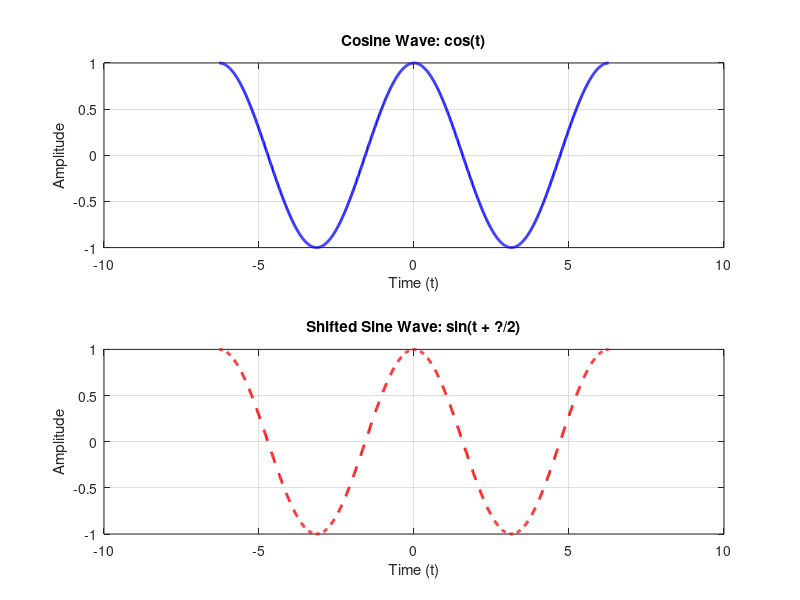

Here is the MATLAB script that generated this plot:
t = -2*pi:0.01:2*pi;

x1 = cos(t);          
x2 = sin(t + pi/2);   

subplot(2,1,1);  % 2 rows, 1 column, 1st plot
plot(t, x1, 'b', 'LineWidth', 2);
xlabel('Time (t)');
ylabel('Amplitude');
title('Cosine Wave: cos(t)');
grid on;

subplot(2,1,2);  % 2 rows, 1 column, 2nd plot
plot(t, x2, 'r--', 'LineWidth', 2);
xlabel('Time (t)');
ylabel('Amplitude');
title('Shifted Sine Wave: sin(t + ?/2)');
grid on;
